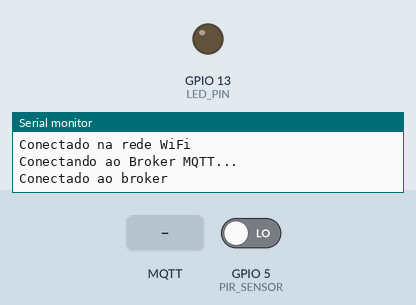
Simulated run of this sketch. Board: ESP8266 (NodeMCU). Shown: output pins drawn as LEDs (lit = HIGH), the last lines printed to the serial monitor. The test bench sets the inputs (shaded band); at power-on: GPIO 5 (PIR_SENSOR) LOW. WiFi joins after 1.5 s; servers stay silent unless stated; no MQTT or app messages arrive unless stated.

Above: at 2.7 s.
2.8 s: MQTT message "1" arrives on the first subscribed topic
At 3.8 s:
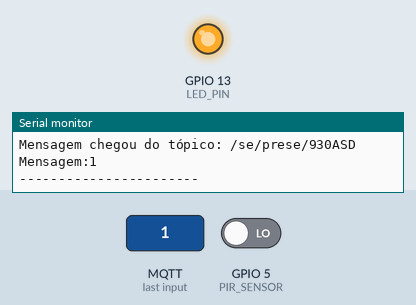
4.3 s: MQTT message "0" arrives on the first subscribed topic
At 4.9 s:
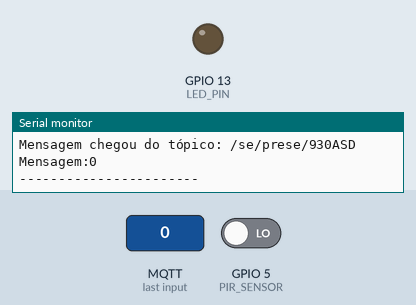
Timing chart, 0 to 7.3 s (numbered marks = the images above; inputs shaded):
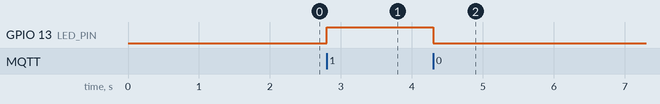

The sketch:

presenceSensor.ino.ino
```cpp
#include <ESP8266WiFi.h>
#include <PubSubClient.h>

#define DEBUG

#define PIR_SENSOR 5 // GPIO5
#define LED_PIN 13   //GPIO13

//informações da rede WIFI
const char* ssid = "WIFI_SSID";
const char* password =  "WIFI_PASS";

const char* mqttServer = "MQTT_SERVER_IP_OR_HOSTNAME";
const int mqttPort = 1883;
const char* mqttTopicPresence = "/se/prese/930ASD";       //tópico para o sensor de presença
const char* mqttTopicLed = "/se/led/930ASD";              //tópico para o LED

int disableLed = 0;
int oldPresenceValue = 0;

WiFiClient espClient;
PubSubClient client(espClient);

void setup() {

  Serial.begin(115200);
  pinMode(LED_PIN, OUTPUT);
  pinMode(PIR_SENSOR, INPUT);

  WiFi.begin(ssid, password);

  while (WiFi.status() != WL_CONNECTED) {
    delay(500);
    #ifdef DEBUG
    Serial.println("Conectando ao WiFi..");
    #endif
  }
  #ifdef DEBUG
  Serial.println("Conectado na rede WiFi");
  #endif

  client.setServer(mqttServer, mqttPort);
  client.setCallback(callback);

  while (!client.connected()) {
    #ifdef DEBUG
    Serial.println("Conectando ao Broker MQTT...");
    #endif

    if (client.connect("ESP8266Client")) {
      #ifdef DEBUG
      Serial.println("Conectado ao broker");
      #endif

    } else {
      #ifdef DEBUG
      Serial.print("falha estado  ");
      Serial.print(client.state());
      #endif
      delay(2000);
    }
  }

  //subscreve no tópico
  client.subscribe(mqttTopicPresence);
  client.subscribe(mqttTopicLed);

}

void callback(char* topic, byte* payload, unsigned int length) {

  //armazena msg recebida em uma sring
  payload[length] = '\0';
  String message = String((char*)payload);

  #ifdef DEBUG
  Serial.print("Mensagem chegou do tópico: ");
  Serial.println(topic);
  Serial.print("Mensagem:");
  Serial.print(message);
  Serial.println();
  Serial.println("-----------------------");
  #endif

  if (strcmp(topic, mqttTopicLed) == 0){
    if (message == "1"){
      disableLed = 0;   // estará ativado
    }else if (message == "0"){
      digitalWrite(LED_PIN, LOW);
      disableLed = 1;   // estará desativado
    }

  } else if (strcmp(topic, mqttTopicPresence) == 0){

    if (message == "0"){
      digitalWrite(LED_PIN, LOW);
    }else if (message == "1" && disableLed == 0){
      digitalWrite(LED_PIN, HIGH);
    }

  }
}

//função pra reconectar ao servido MQTT
void reconect() {
  //Enquanto estiver desconectado
  while (!client.connected()) {
    #ifdef DEBUG
    Serial.print("Tentando conectar ao servidor MQTT");
    #endif

    bool conectado = client.connect("ESP8266Client");

    if(conectado) {
      #ifdef DEBUG
      Serial.println("Conectado!");
      #endif
      //subscreve no tópico
      client.subscribe(mqttTopicPresence, 1); //nivel de qualidade: QoS 1
      client.subscribe(mqttTopicLed, 1);
    } else {
      #ifdef DEBUG
      Serial.println("Falha durante a conexão.Code: ");
      Serial.println( String(client.state()).c_str());
      Serial.println("Tentando novamente em 10 s");
      #endif
      //Aguarda 10 segundos
      delay(10000);
    }
  }
}

void DetectPresence(){

  int readedValue = digitalRead(PIR_SENSOR);

  if (client.connected()) {
    if (readedValue != oldPresenceValue){
      oldPresenceValue = readedValue;
      if (readedValue == 1) {
        client.publish(mqttTopicPresence, "1"); //detectou
      }else{
        client.publish(mqttTopicPresence, "0"); //não detectou
      }
    }
  }
}

void loop() {
  if (!client.connected()) {
    reconect();
  }
  DetectPresence();
  client.loop();
}
```

Measured:
- after the input at 2.8 s, GPIO 13 (LED_PIN): LOW → HIGH at once
- after the input at 4.3 s, GPIO 13 (LED_PIN): HIGH → LOW at once
